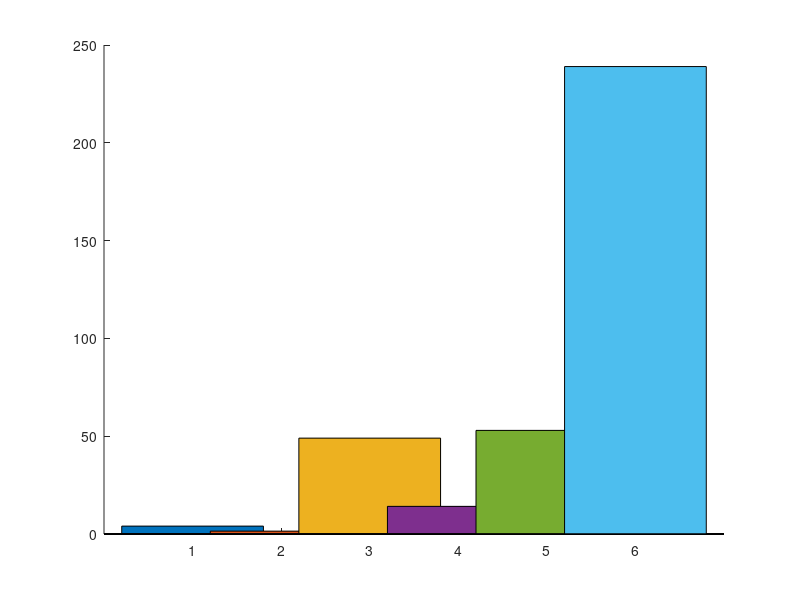

The MATLAB script that drew this image: (Note: this script raises an error after producing the figure.)
% Raaghav Lele, Zach Alles
% Date created: 10/19/2026
% Thermal Component Model 

clc
clear
close all

%% Part zero: Properties and geometry
fprintf("System Inputs/Output Analysis \n\n")
water_cp = 4184;       % J/(kg K)
water_rho = 1000;      % kg/m^3
sigma = 5.670374419e-8; % W/(m^2 K^4)

H = 0.50; % m
W = 0.33; % m
D = 0.30; % m

% Face order: rear, right, left, top, bottom
A_faces = [H*W; H*D; H*D; W*D; W*D];
Arad = sum(A_faces);   % 0.663 m^2

% Flat terrain; no body blockage, view factors
F_ground = [0.5; 0.5; 0.5; 0; 1];
F_sky = 1 - F_ground;

A_ground_weighted = sum(A_faces .* F_ground);
A_sky_weighted = sum(A_faces .* F_sky);

%% Metabolic input

load("MetData.mat")
Metabolic_rates = MetData.metrate; % Column vector, W
time = MetData.time;

% Preliminary assumption: all metabolic heat reaches cooling system
Q_electrical = 10; % average assumption
Q_internal = Metabolic_rates + Q_electrical;
fprintf("Average internal heat generation due to metabolic and electical sources is %.2f Watts\n",mean(Q_internal))


%% Environmental cases

% Idealized 2D Sun path, not a calculated Mars time history:
% 0 deg = Sun at rear horizon
% 90 deg = overhead
% 180 deg = Sun at front horizon
theta = linspace(0,180,181); % Row vector

% Optical properties
alpha_solar = 0.2;
epsilon_rad = 0.9; 
alpha_IR = epsilon_rad;

epsilon_ground = 0.95;
rho_ground = 0.2;   % average Martian ground albedo

% Environmental temperatures
T_ground = 235; % K; prescribed ground-temperature scenario
T_air = 210;    % K; prescribed air-temperature scenario
T_sky = 170;    % K; EFFECTIVE radiative sky temperature
T_Rad = 289.9;  % K; trial radiator surface temperature Assume Skin temp is 307 and delta of 5 K drop from skin to Radiator 

h = 1;         % W/(m^2 K); prescribed convection coefficient - Assumed from Hayman 2025 paper based on wind speed of 5 m/s


%% Direct solar heating

% Assumed direct-normal irradiance; from ASEN 5158 lecture notes
q_solar_DNI = 175; % W/m^2

A_rad_cross = H*W .* max(0, cosd(theta)) ...
            + W*D .* sind(theta); 

Q_solar = alpha_solar .* A_rad_cross .* q_solar_DNI;
fprintf("Direct normal incident Solar is %.2f Watts\n",mean(Q_solar))

%% Reflected solar heating: albedo

% Direct sunlight on horizontal ground; diffuse sunlight neglected
G_solar_ground = q_solar_DNI .* sind(theta);

Q_albedo = alpha_solar .* rho_ground .* ...
           G_solar_ground .* A_ground_weighted;
fprintf("Albedo is %.2f Watts\n",mean(Q_albedo))

%% Absorbed thermal infrared

% Ground emission only; reflected atmospheric IR neglected
Q_ground_IR_abs = alpha_IR * epsilon_ground * sigma * ...
                  T_ground^4 * A_ground_weighted;

fprintf("Ground IR is %.2f Watts\n",mean(Q_ground_IR_abs))

% Effective sky temperature represents incident sky IR
Q_sky_IR_abs = alpha_IR * sigma * ...
               T_sky^4 * A_sky_weighted;
fprintf("Sky IR is %.2f Watts\n",mean(Q_sky_IR_abs))

%% Heat leaving radiator

Q_conv = h * Arad * (T_Rad - T_air); % Signed: positive outward
fprintf("Heat lost to Atmospheric Convection assuming 5 m/s windspeed is %.2f Watts\n",Q_conv)

Q_IR_emit = epsilon_rad * sigma * Arad * T_Rad^4;
fprintf("IR emitted from  the radiator is %.2f Watts\n",Q_IR_emit)
fprintf("\n")

%% System balance

% Net heat that the radiator can remove from internal sources
% One value per solar-position case
Q_cooling_available = Q_IR_emit + Q_conv ...
                    - Q_solar - Q_albedo ...
                    - Q_ground_IR_abs - Q_sky_IR_abs;
fprintf("Average Cooling available is %.2f Watts\n",mean(Q_cooling_available))

Q_cooling_available_nowind = Q_cooling_available - Q_conv;
fprintf("Average Cooling available is %.2f Watts\n",mean(Q_cooling_available_nowind))
fprintf("\n")

% Plot I/O bar chart
IOs = [mean(Q_solar); mean(Q_albedo); mean(Q_ground_IR_abs); ...
       mean(Q_sky_IR_abs); Q_conv; Q_IR_emit];


labels = ["Incident Solar", "Albedo", "Ground IR", "Sky IR", ...
          "Convection Losses (wind)", "Radiator Output"];

colors = lines(numel(IOs));  % One distinct color per bar

figure()
hold on

for i = 1:numel(IOs)
    bar(i, IOs(i), ...
        "FaceColor", colors(i,:), ...
        "DisplayName", labels(i));
end

hold off
xticks(1:numel(IOs))
xticklabels(labels)
xtickangle(25)

xlabel("System Thermal Inputs and Outputs (average magnitude)")
ylabel("Watts")
title("Martian PLSS Thermal Inputs and Outputs Model")
legend("show", "Location", "northwest")
grid on


% Rows = metabolic samples; columns = solar-position cases
% Uses MATLAB implicit expansion
Q_shortfall = Q_internal - Q_cooling_available;

% Positive shortfall: additional cooling/storage required
% Negative shortfall: excess cooling capacity at prescribed T_Rad

% Gross IR emission required to balance each combination
Q_IR_required = Q_internal + Q_solar + Q_albedo ...
              + Q_ground_IR_abs + Q_sky_IR_abs - Q_conv;


% Calculate short fall in worst possible sun angle scenario
Q_shortfall_design = Metabolic_rates(:) ...
                   - min(Q_cooling_available);

% Cooling Shortfall across the EVA
figure
plot(time(:), Q_shortfall_design, 'LineWidth', 1.5);
yline(0, 'k--', sprintf('Cooling capacity = %.2f W', mean(Q_cooling_available)));
xlabel('EVA time [hr]');
ylabel('Cooling shortfall [W]');
title('Cooling shortfall across nominal EVA');
grid on

% Plot Heat loads at various sun angles
% unique sorts the rates and returns their original row indices
[metabolic_unique, idx] = unique(Metabolic_rates);
Q_unique = Q_shortfall(idx, :);

figure
contourf(metabolic_unique, theta, Q_unique.', ...
         30, 'LineColor', 'none');

hold on
contour(metabolic_unique, theta, Q_unique.', ...
        [0 0], 'k', 'LineWidth', 2);

cb = colorbar;
cb.Label.String = 'Cooling shortfall [W]';

xlabel('Metabolic heat load [W]');
ylabel('Idealized Sun-path angle [deg]');
title('Cooling shortfall versus metabolic load and Sun angle');
colormap(turbo)
grid on



%% Part two: Heat Transport and Mass Flow 
% This section will follow that heat acquisition section and the results
% from the previous section will be used as an input. Heat that is lost or
% created through pipe flow will be modeled. Things such as heat loss through an insulation layer,
% major and minor presssure losses, and laminar v turbulent flow will be
% modeled. Heat added/lost through pumps and valves will be considered

%%%%%%%%%%%%%%%%%%%%%%%%%%%%%%%%%%%%%%%%%%%%%%%%%%%%%%%%%%%%%%%%%%%%%%%%%%%
% Assumptions:
% - Air in the PLSS is between 12-30 deg C. Air blows in around 30C and
%   is cooled and then is passed back into the PLSS at 22 deg C
%%%%%%%%%%%%%%%%%%%%%%%%%%%%%%%%%%%%%%%%%%%%%%%%%%%%%%%%%%%%%%%%%%%%%%%%%%%

%% Heat Pipe Analysis
% Assumptions
% We are aiming for a delta T across the heat pipe evaporator wall to the
% radiator of about 3 deg K. So T_evap ~= 303K if T_rad = 300 which is what
% our I/O model used.
%  This entail buidling a resistance network of
% the evaporator section, the condensor section, and any bonding resistance
% to the shell. If we assume ideal bonding of the integrated saddle/HP, we
% can assume R bonding goes to zero. 
%
% The conductance values of the evaporator and condensor of the ammonia
% heat pipes are pulled from the graphs in source THE doc

N_loops = 5;                                    % # of heat pipes
Q_transport = min(Q_cooling_available);         % W; selected heat transport requirement
DeltaT_allow = 3;                               % K, design selection 

Q_pipe = Q_transport / N_loops;

pipe_diameters = [9.5; 12.7; 15.9]; %mm
Cprime_e = [120; 160; 200]; % W/mK Evaporator Conductance 
Cprime_c = [157; 214; 276]; % W/mK Condensor Conductance
pipe_lengths = linspace(0,1,101); % m
evap_length = 0.25*ones(1,101);%m about 12.5 cm
condensor_length = pipe_lengths-evap_length; % m

T_rad = 300; % Deg K which gives a drop of 5 deg from aveage skin temp 307k

% Calculate resistances including of the evaporator, condensor, and the
% bonds
R_evaporator = 1 ./ (Cprime_e .* evap_length); % Thermal resistance of the evaporator of the heat pipe
R_condensor = 1 ./ (Cprime_c .* condensor_length); % Thermal resistance of the condensor portion of HP

% Resistance of the adhesive bond (if selected)
% Integral pipe/flange, initially neglecting metal spreading resistance
b_contact = 20e-3;      % m; actual flat bonded width
L_contact = pipe_lengths;     % m
t_bond = 0.2e-3;       % m; thickness of adhesive
k_bond = 1;            % W/(m K); illustrative

A_contact = b_contact .* condensor_length;
R_attachment = t_bond ./ (k_bond .* A_contact);
R_bonds = [R_attachment; R_attachment; R_attachment];

Delta_T_sizing_options = Q_pipe.*(R_evaporator + R_condensor + R_bonds);
Delta_T_sizing_options_ideal = Q_pipe*(R_evaporator + R_condensor);

% Plot the results assuming an adhesive bond (Adds resistance to the
% network)
figure()
hold on
plot(condensor_length,Delta_T_sizing_options(1,:))
plot(condensor_length,Delta_T_sizing_options(2,:))
plot(condensor_length,Delta_T_sizing_options(3,:))
title('Heat-pipe temperature-drop sizing - Adhesive Bonding')
xlabel("Condensor Length [m]")
ylabel('Evaporator-wall to radiator temperature drop [K]')
legend('9.5 mm Diameter','12.7 mm Diameter','15.9 mm Diameter')
ylim([0 7])
xlim([0 .8])
grid on
hold off

% Plot the results assuming an ideal bond

figure()
hold on
plot(condensor_length,Delta_T_sizing_options_ideal(1,:))
plot(condensor_length,Delta_T_sizing_options_ideal(2,:))
plot(condensor_length,Delta_T_sizing_options_ideal(3,:))
title('Heat-pipe temperature-drop sizing - Ideally bonded')
xlabel("Condensor Length [m]")
ylabel('Evaporator-wall to radiator temperature drop [K]')
legend('9.5 mm Diameter','12.7 mm Diameter','15.9 mm Diameter')
ylim([0 7])
xlim([0 .8])
grid on
hold off




%% Freezable Heat Exchanger (Nitrogen/Water - Thermal)
% Assumptions
% T_LCG = 307K ~ Skin temp
% We want
% Q_HEX must match the Q_tranport which is the effective max load of
% cooling available given environmental conditions
% We also want the delta T across the HEX to be about 2 deg K
rho_water = 1000; %g/cm^3
Q_Hex = Q_transport;
T_LCG = 307;

cp_water = 4180;              % J/(kg K)
Q_CHE = 80;                    % W; assumed heat added to water


T_w_in = T_LCG; % Assumed/Designed for
T_w_out = 293; % 20 deg C
mdot_HEX = Q_Hex/(cp_water*(T_w_in-T_w_out));


% Candidate evaporator temperatures BELOW the desired water outlet
T_evap_surface = linspace(288.15,292.9,100);
T_rad_candidates = T_evap_surface - 3; % assumed downstream drop

% Calc Log mean temperature difference
DT_in = T_w_in - T_evap_surface;
DT_out = T_w_out - T_evap_surface;

feasible = (DT_in > 0) & (DT_out > 0);

Del_T_lm = nan(size(T_evap_surface));
Del_T_lm(feasible) = ...
    (DT_in(feasible) - DT_out(feasible)) ./ ...
    log(DT_in(feasible)./DT_out(feasible));

UA_required = Q_Hex./Del_T_lm;


R_we_allowable = Del_T_lm/Q_Hex; % K/W


N_water = linspace(1,48*8,384);                % Number of water channels
D_water = 0.002;                            % m Assumed 1 mm hole
L_water = 0.25;                             % m
k_water = 0.62;                             % W/(m K), at 34degC
k_Cu = 400;                                 % W/(m K)
mu_water = 0.80e-3;                         % dynamic viscosity Pa*s = kg/(m*s), water at approximately 30°C

% Check Reynolds number of each pipe to determine flow characteristics
mdot_each = mdot_HEX./N_water;              % mdot of each channel
A_flow_each = pi*D_water^2/4;               % Area of each pipe
v_each = mdot_each/(rho_water*A_flow_each); % velocity of each pipe
Re = rho_water*v_each*D_water/mu_water;     % Reynolds # of each pipe

% Calc thermal resistance of force convection pipes
Nu = 3.66;                                  % fully developed laminar approximation
h_water = Nu*k_water/D_water;               % heat transfer coefficient for convection through the water pipes

A_wetted = N_water.*pi.*D_water.*L_water;      % Contact Area of the pipe in the HEX 
R_conv = 1./(h_water*A_wetted);              % Convective Resistance in the HEX

% Thickness of copper for modeling resistance
t_eff = [1; 3; 5; 10]*1e-3;  % m            % These are sensitivity cases, not dimensions validated from the sketch.
% Retain the previous area assumption for this sensitivity study.
% Actual effective conduction area is geometry-dependent.
A_eff = A_wetted;             % row vector across channel counts

R_Cu = t_eff./(k_Cu.*A_eff);
% Other Resistances not modeled. 
% Heat Pipe Contact Resistance
% Copper spreading resistance

for i=1:length(t_eff)
    fprintf("Channel analysis with effective copper thickness = %.2f mm \n", t_eff(i)*1000)
    R_total = R_conv + R_Cu(i,:);
    U_A = 1./R_total;             % rows = thickness cases
    
    
    
   %  mdot_min = mdot_HEX(idx_flow);
   %  U_A_min = Q_Hex/Del_T_lm(idx_flow);
   % 
   %  fprintf('First feasible sampled flow: %.2f kg/h\n', mdot_min*3600);
   %  fprintf('Required UA at that flow: %.2f W/K\n', U_A_min);
   % 
   % idx_channels_min = find(U_A >= U_A_min, 1, 'first');
   % 
   %  N_water_min = NaN;
   %  if ~isempty(idx_channels_min)
   %      N_water_min = ceil(N_water(idx_channels_min));
   %  end
   %  fprintf('Minimum: %.2f 1mm diameter channels \n', N_water_min)
    

    
    U_A_design = Q_Hex/Del_T_lm(end);
    fprintf('Overall design heat transfer coefficient = %.2f W/K\n', U_A_design)
    fprintf('Log mean temperature difference = %.2f deg K\n', Del_T_lm(end))
    fprintf('Heat transport across the HEX = %.2f W \n\n', Del_T_lm(end)*U_A_design)
    
    idx = find(U_A >= U_A_design, 1, 'first');
    
    if isempty(idx)
        error('No channel count meets the required UA.');
    else
        N_water_design = ceil(N_water(idx));
    end

    
    
    
    figure()
    plot(N_water,U_A,"linewidth",2)
    title(sprintf('HEX Conductance — Effective Copper Thickness: %.0f mm', ...
    t_eff(i)*1000))
    xlabel("Number of 1mm diameter water channels")
    ylabel('Overall Thermal Conductance, UA [W/K]')
    % if isfinite(N_water_min)
    % xline(N_water_min, '--y', ...
    %     sprintf('Minimum-flow case: %d channels', N_water_min), ...
    %     'LabelOrientation', 'horizontal', ...
    %     'LabelVerticalAlignment', 'bottom');
    % end
    xline(N_water_design, '--c', ...
    sprintf('%.1f kg/h design: %d channels', ...
        mdot_HEX(end)*3600, N_water_design), ...
    'LabelOrientation', 'horizontal', ...
    'LabelVerticalAlignment', 'top');
    grid on

end

fprintf('Hex Design Mass Flow Rate: %.2f kg/h\n', mdot_HEX*3600);
fprintf('Hex exit water temperature: %.2f K\n\n', T_w_out(end));


HeatPipe_Area = pi/4*0.0127^2;
WaterPipe_Area = pi/4*D_water^2 * N_water_design;
TotalBoreArea = HeatPipe_Area + WaterPipe_Area;

HexCrossArea = 2.2/100 * 6/100 * 25.6/100;

% Design consideration:
% We want to optimize the HEX to have a 4 deg Temp drop to ensure that the
% radiator can stay as hot as possible which increases efficiency.
% Therefore we need to increase the number of water channels to reduce the
% resistance of the convection through the HEX.  


%% Condesing Heat Exchanger (Water/Air - RH)

% Questions for Operation
% Where is the cooling coming from to bring the Air temp down to 12C? If
% air enters at 30C , our exit temp from the HEX is only 304.49

fprintf('Condensing Heat Exchanger Analysis\n');

Q_CHE = 80; % W
cp_air = 1000; % J/kgK
T_air_in = 30+273; % Deg K
T_air_out = 12+273; % Deg K
DT_air = T_air_in-T_air_out;
DT_water = T_LCG - T_w_out(end);

mdot_air = Q_CHE/(cp_air*DT_air);
mdot_water = Q_CHE/(cp_water*DT_water);

fprintf('Mass flow rate of air through CHE: %.4f kg/hr\n', mdot_air*3600);
fprintf('Mass flow rate of water through CHE: %.4f kg/hr\n', mdot_water*3600);





% Ignoring CHE for now

% mdot_total = 90/3600;          % kg/s; example TOTAL HEX flow
% f_CHE = 0.20;                  % illustrative flow fraction, not selected sizing
% 
% mdot_CHE = f_CHE * mdot_total;
% mdot_LCG = (1 - f_CHE) * mdot_total;
% 
% % Supply these temperatures from your model:
% T_HEXw_out = T_LCG - Q_Hex/(mdot_total *cp_water); %cold water leaving HEX [K]
% T_LCG_out = 307; %warm water leaving LCG [K]
% 
% T_CHE_out = T_HEX_out + Q_CHE/(mdot_CHE*cp_water);
% 
% T_HEX_in = ...
%     (mdot_LCG*T_LCG_out + mdot_CHE*T_CHE_out)/mdot_total;
% 
% Q_HEX = mdot_total*cp_water*(T_HEX_in - T_HEX_out);


%% Pipe Flow (Convective losses in the PLSS)

%% Pumps (Account for frictional and heating effects from the pump)
%
% % Can also use an equivalent expression 
% Power_pump = DeltaPressure*mdot/(rho_water*pump_efficiency);
% % Use voltage and current from the pump's operating point
% P_pump_elec = V_pump * I_pump;       % W
% 
% % Preliminary assumption: all pump power heats the water loop
% Q_pump_water = P_pump_elec;
% 
% % Add once to the water-loop heat rejection requirement
% Q_HEX_required = Q_other_water_loads + Q_pump_water;
% 
% % Equivalent temperature rise per circuit
% mdot_water = 90/3600;               % kg/s; use actual operating flow
% DT_pump_equiv = Q_pump_water/(mdot_water*cp_water);
% 
% % Pressure losses across the system due to frictional in the pipes
% 
% v = mdot_water/(rho_water*pi*D_line^2/4);
% Re = rho_water*v*D_line/mu_water;
% 
% f_D = 64/Re;  % Only for fully developed laminar flow
% 
% DP_pipe = f_D*(L_line/D_line)*(rho_water*v^2/2);
% DP_fittings = K_total*(rho_water*v^2/2);
% 
% Q_friction_line = (DP_pipe + DP_fittings) * ...
%                  (mdot_water/rho_water); % W; diagnostic, already within pump budget

%% Valves (Minimal)

%% Air Warmer

%% Suit Radiator
% The results from the previous section will be used at inputs fro this
% section. Heat that is trasnferred from the pipes to our radiator
% will be modeled. Thereafter, 1D heat transfer will be applied across the
% radiator, and the radiative, conductive, and convective heat rejection
% into the Martian atmosphere will be measured. 

epsilon_suit_pixels = linspace(0.3,0.8,100); % Presumed range of emissivity 

% Back Radiator Rejection

% Suit Radiator Rejection

%% Part four: Analysis [Raaghav Lele]
% After part 3, The remaining values will be the temperature of the water 
% after the entire process is done, and the time taken to complete the loop
% from part 1 thru 3. The entire process will be iterative and will see if
% the heat rejection rate and system durability will last a full 8 hour EVA
